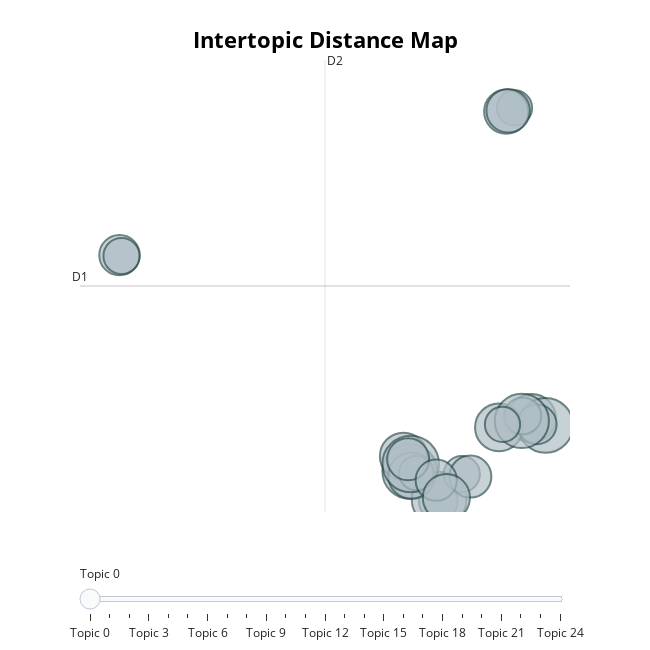

Notebook code for this chart:
### Code cell
model_drug.visualize_topics()

### Figure 1 — Plotly figure (JSON) as saved in the notebook; plotly's stock layout.template omitted (floating-point values rounded to 4 significant figures)
{"data": [{"customdata": [[0, "potential | good point | scene trailer | talk actually | theory actually", 23], [1, "drug dealer | tampa | list | pas | guy face", 19], [2, "jule | past tense | break heart | anoying | start rue", 14], [3, "recover addict | boze | urine | creator | socialy", 36], [4, "cal | sexuality | blackmail | tape | pic", 46], [5, "series finale | tenage | fine | se | drug sex", 25], [6, "zendaya | narator | voiceover | performance | actually happen", 34], [7, "jule | romantic relationship | quer | rue literally | doesn know", 46], [8, "sell drug | teen | love kind | reflect | medical bil", 30], [9, "xanax | mouse | wed | halucination | cost", 46], [10, "list | dres | colege | nate maddy | ethan", 35], [11, "bipolar | prescription | low | ilnes | function", 24], [12, "drug feel | people talk | atraction | selfish | open", 21], [13, "carnival | background | apatow | friend | lately", 33], [14, "scene | weird jule | hodie | tell | start watch", 18], [15, "kill nate | gt | disorder | betwen jule | ethan", 49], [16, "relationship | old | look forward | online | friend", 20], [17, "finale | spotify | clifhanger | sudenly | romanticize", 20], [18, "mouse | drug dealer | provide | believe rue | love fez", 29], [19, "painful | comunication | hapines | love addict | healthy", 27], [20, "addict drug | year | fun | ve | control", 45], [21, "vacation | smal | remember | sumer | speak", 19], [22, "romeo juliet | article | pilot | version | unreliable narator", 27], [23, "west | mcay | etc | monologue | sumer", 26], [24, "gt | rue relapse | screntime | mj | obviously", 34]], "hovertemplate": "<b>Topic %{customdata[0]}</b><br>Words: %{customdata[1]}<br>Size: %{customdata[2]}", "legendgroup": "", "marker": {"color": "#B0BEC5", "line": {"color": "DarkSlateGrey", "width": 2}, "size": [23, 19, 14, 36, 46, 25, 34, 46, 30, 46, 35, 24, 21, 33, 18, 49, 20, 20, 29, 27, 45, 19, 27, 26, 34], "sizemode": "area", "sizeref": 0.03062, "symbol": "circle"}, "mode": "markers", "name": "", "orientation": "v", "showlegend": false, "type": "scatter", "x": [2.316, 5.502, 1.605, 6.221, 1.128, -11.0, 0.8625, 2.353, 5.158, 6.802, 4.854, 6.436, 5.843, 1.195, 1.394, 1.164, 3.302, -10.92, 5.241, 3.658, 5.808, 5.002, 1.058, 2.232, 2.655], "xaxis": "x", "y": [-6.897, 29.86, -3.868, 0.8478, -4.137, 16.09, -2.717, -6.739, 29.52, 0.1701, -0.01776, 0.2639, 1.055, -4.533, -4.299, -3.446, -4.388, 16.01, 29.6, -4.622, 0.5866, 0.2567, -2.998, -4.956, -6.581], "yaxis": "y"}], "layout": {"annotations": [{"showarrow": false, "text": "D1", "x": -12.66, "y": 13.21, "yshift": 10}, {"showarrow": false, "text": "D2", "x": -2.416, "xshift": 10, "y": 34.34}], "height": 650, "hoverlabel": {"bgcolor": "white", "font": {"family": "Rockwell", "size": 16}}, "legend": {"itemsizing": "constant", "tracegroupgap": 0}, "margin": {"t": 60}, "shapes": [{"line": {"color": "#CFD8DC", "width": 2}, "type": "line", "x0": -2.416, "x1": -2.416, "y0": -7.932, "y1": 34.34}, {"line": {"color": "#9E9E9E", "width": 2}, "type": "line", "x0": -12.66, "x1": 7.823, "y0": 13.21, "y1": 13.21}], "sliders": [{"active": 0, "pad": {"t": 50}, "steps": [{"args": [{"marker.color": [["red", "#B0BEC5", "#B0BEC5", "#B0BEC5", "#B0BEC5", "#B0BEC5", "#B0BEC5", "#B0BEC5", "#B0BEC5", "#B0BEC5", "#B0BEC5", "#B0BEC5", "#B0BEC5", "#B0BEC5", "#B0BEC5", "#B0BEC5", "#B0BEC5", "#B0BEC5", "#B0BEC5", "#B0BEC5", "#B0BEC5", "#B0BEC5", "#B0BEC5", "#B0BEC5", "#B0BEC5"]]}], "label": "Topic 0", "method": "update"}, {"args": [{"marker.color": [["#B0BEC5", "red", "#B0BEC5", "#B0BEC5", "#B0BEC5", "#B0BEC5", "#B0BEC5", "#B0BEC5", "#B0BEC5", "#B0BEC5", "#B0BEC5", "#B0BEC5", "#B0BEC5", "#B0BEC5", "#B0BEC5", "#B0BEC5", "#B0BEC5", "#B0BEC5", "#B0BEC5", "#B0BEC5", "#B0BEC5", "#B0BEC5", "#B0BEC5", "#B0BEC5", "#B0BEC5"]]}], "label": "Topic 1", "method": "update"}, {"args": [{"marker.color": [["#B0BEC5", "#B0BEC5", "red", "#B0BEC5", "#B0BEC5", "#B0BEC5", "#B0BEC5", "#B0BEC5", "#B0BEC5", "#B0BEC5", "#B0BEC5", "#B0BEC5", "#B0BEC5", "#B0BEC5", "#B0BEC5", "#B0BEC5", "#B0BEC5", "#B0BEC5", "#B0BEC5", "#B0BEC5", "#B0BEC5", "#B0BEC5", "#B0BEC5", "#B0BEC5", "#B0BEC5"]]}], "label": "Topic 2", "method": "update"}, {"args": [{"marker.color": [["#B0BEC5", "#B0BEC5", "#B0BEC5", "red", "#B0BEC5", "#B0BEC5", "#B0BEC5", "#B0BEC5", "#B0BEC5", "#B0BEC5", "#B0BEC5", "#B0BEC5", "#B0BEC5", "#B0BEC5", "#B0BEC5", "#B0BEC5", "#B0BEC5", "#B0BEC5", "#B0BEC5", "#B0BEC5", "#B0BEC5", "#B0BEC5", "#B0BEC5", "#B0BEC5", "#B0BEC5"]]}], "label": "Topic 3", "method": "update"}, {"args": [{"marker.color": [["#B0BEC5", "#B0BEC5", "#B0BEC5", "#B0BEC5", "red", "#B0BEC5", "#B0BEC5", "#B0BEC5", "#B0BEC5", "#B0BEC5", "#B0BEC5", "#B0BEC5", "#B0BEC5", "#B0BEC5", "#B0BEC5", "#B0BEC5", "#B0BEC5", "#B0BEC5", "#B0BEC5", "#B0BEC5", "#B0BEC5", "#B0BEC5", "#B0BEC5", "#B0BEC5", "#B0BEC5"]]}], "label": "Topic 4", "method": "update"}, {"args": [{"marker.color": [["#B0BEC5", "#B0BEC5", "#B0BEC5", "#B0BEC5", "#B0BEC5", "red", "#B0BEC5", "#B0BEC5", "#B0BEC5", "#B0BEC5", "#B0BEC5", "#B0BEC5", "#B0BEC5", "#B0BEC5", "#B0BEC5", "#B0BEC5", "#B0BEC5", "#B0BEC5", "#B0BEC5", "#B0BEC5", "#B0BEC5", "#B0BEC5", "#B0BEC5", "#B0BEC5", "#B0BEC5"]]}], "label": "Topic 5", "method": "update"}, {"args": [{"marker.color": [["#B0BEC5", "#B0BEC5", "#B0BEC5", "#B0BEC5", "#B0BEC5", "#B0BEC5", "red", "#B0BEC5", "#B0BEC5", "#B0BEC5", "#B0BEC5", "#B0BEC5", "#B0BEC5", "#B0BEC5", "#B0BEC5", "#B0BEC5", "#B0BEC5", "#B0BEC5", "#B0BEC5", "#B0BEC5", "#B0BEC5", "#B0BEC5", "#B0BEC5", "#B0BEC5", "#B0BEC5"]]}], "label": "Topic 6", "method": "update"}, {"args": [{"marker.color": [["#B0BEC5", "#B0BEC5", "#B0BEC5", "#B0BEC5", "#B0BEC5", "#B0BEC5", "#B0BEC5", "red", "#B0BEC5", "#B0BEC5", "#B0BEC5", "#B0BEC5", "#B0BEC5", "#B0BEC5", "#B0BEC5", "#B0BEC5", "#B0BEC5", "#B0BEC5", "#B0BEC5", "#B0BEC5", "#B0BEC5", "#B0BEC5", "#B0BEC5", "#B0BEC5", "#B0BEC5"]]}], "label": "Topic 7", "method": "update"}, {"args": [{"marker.color": [["#B0BEC5", "#B0BEC5", "#B0BEC5", "#B0BEC5", "#B0BEC5", "#B0BEC5", "#B0BEC5", "#B0BEC5", "red", "#B0BEC5", "#B0BEC5", "#B0BEC5", "#B0BEC5", "#B0BEC5", "#B0BEC5", "#B0BEC5", "#B0BEC5", "#B0BEC5", "#B0BEC5", "#B0BEC5", "#B0BEC5", "#B0BEC5", "#B0BEC5", "#B0BEC5", "#B0BEC5"]]}], "label": "Topic 8", "method": "update"}, {"args": [{"marker.color": [["#B0BEC5", "#B0BEC5", "#B0BEC5", "#B0BEC5", "#B0BEC5", "#B0BEC5", "#B0BEC5", "#B0BEC5", "#B0BEC5", "red", "#B0BEC5", "#B0BEC5", "#B0BEC5", "#B0BEC5", "#B0BEC5", "#B0BEC5", "#B0BEC5", "#B0BEC5", "#B0BEC5", "#B0BEC5", "#B0BEC5", "#B0BEC5", "#B0BEC5", "#B0BEC5", "#B0BEC5"]]}], "label": "Topic 9", "method": "update"}, {"args": [{"marker.color": [["#B0BEC5", "#B0BEC5", "#B0BEC5", "#B0BEC5", "#B0BEC5", "#B0BEC5", "#B0BEC5", "#B0BEC5", "#B0BEC5", "#B0BEC5", "red", "#B0BEC5", "#B0BEC5", "#B0BEC5", "#B0BEC5", "#B0BEC5", "#B0BEC5", "#B0BEC5", "#B0BEC5", "#B0BEC5", "#B0BEC5", "#B0BEC5", "#B0BEC5", "#B0BEC5", "#B0BEC5"]]}], "label": "Topic 10", "method": "update"}, {"args": [{"marker.color": [["#B0BEC5", "#B0BEC5", "#B0BEC5", "#B0BEC5", "#B0BEC5", "#B0BEC5", "#B0BEC5", "#B0BEC5", "#B0BEC5", "#B0BEC5", "#B0BEC5", "red", "#B0BEC5", "#B0BEC5", "#B0BEC5", "#B0BEC5", "#B0BEC5", "#B0BEC5", "#B0BEC5", "#B0BEC5", "#B0BEC5", "#B0BEC5", "#B0BEC5", "#B0BEC5", "#B0BEC5"]]}], "label": "Topic 11", "method": "update"}, {"args": [{"marker.color": [["#B0BEC5", "#B0BEC5", "#B0BEC5", "#B0BEC5", "#B0BEC5", "#B0BEC5", "#B0BEC5", "#B0BEC5", "#B0BEC5", "#B0BEC5", "#B0BEC5", "#B0BEC5", "red", "#B0BEC5", "#B0BEC5", "#B0BEC5", "#B0BEC5", "#B0BEC5", "#B0BEC5", "#B0BEC5", "#B0BEC5", "#B0BEC5", "#B0BEC5", "#B0BEC5", "#B0BEC5"]]}], "label": "Topic 12", "method": "update"}, {"args": [{"marker.color": [["#B0BEC5", "#B0BEC5", "#B0BEC5", "#B0BEC5", "#B0BEC5", "#B0BEC5", "#B0BEC5", "#B0BEC5", "#B0BEC5", "#B0BEC5", "#B0BEC5", "#B0BEC5", "#B0BEC5", "red", "#B0BEC5", "#B0BEC5", "#B0BEC5", "#B0BEC5", "#B0BEC5", "#B0BEC5", "#B0BEC5", "#B0BEC5", "#B0BEC5", "#B0BEC5", "#B0BEC5"]]}], "label": "Topic 13", "method": "update"}, {"args": [{"marker.color": [["#B0BEC5", "#B0BEC5", "#B0BEC5", "#B0BEC5", "#B0BEC5", "#B0BEC5", "#B0BEC5", "#B0BEC5", "#B0BEC5", "#B0BEC5", "#B0BEC5", "#B0BEC5", "#B0BEC5", "#B0BEC5", "red", "#B0BEC5", "#B0BEC5", "#B0BEC5", "#B0BEC5", "#B0BEC5", "#B0BEC5", "#B0BEC5", "#B0BEC5", "#B0BEC5", "#B0BEC5"]]}], "label": "Topic 14", "method": "update"}, {"args": [{"marker.color": [["#B0BEC5", "#B0BEC5", "#B0BEC5", "#B0BEC5", "#B0BEC5", "#B0BEC5", "#B0BEC5", "#B0BEC5", "#B0BEC5", "#B0BEC5", "#B0BEC5", "#B0BEC5", "#B0BEC5", "#B0BEC5", "#B0BEC5", "red", "#B0BEC5", "#B0BEC5", "#B0BEC5", "#B0BEC5", "#B0BEC5", "#B0BEC5", "#B0BEC5", "#B0BEC5", "#B0BEC5"]]}], "label": "Topic 15", "method": "update"}, {"args": [{"marker.color": [["#B0BEC5", "#B0BEC5", "#B0BEC5", "#B0BEC5", "#B0BEC5", "#B0BEC5", "#B0BEC5", "#B0BEC5", "#B0BEC5", "#B0BEC5", "#B0BEC5", "#B0BEC5", "#B0BEC5", "#B0BEC5", "#B0BEC5", "#B0BEC5", "red", "#B0BEC5", "#B0BEC5", "#B0BEC5", "#B0BEC5", "#B0BEC5", "#B0BEC5", "#B0BEC5", "#B0BEC5"]]}], "label": "Topic 16", "method": "update"}, {"args": [{"marker.color": [["#B0BEC5", "#B0BEC5", "#B0BEC5", "#B0BEC5", "#B0BEC5", "#B0BEC5", "#B0BEC5", "#B0BEC5", "#B0BEC5", "#B0BEC5", "#B0BEC5", "#B0BEC5", "#B0BEC5", "#B0BEC5", "#B0BEC5", "#B0BEC5", "#B0BEC5", "red", "#B0BEC5", "#B0BEC5", "#B0BEC5", "#B0BEC5", "#B0BEC5", "#B0BEC5", "#B0BEC5"]]}], "label": "Topic 17", "method": "update"}, {"args": [{"marker.color": [["#B0BEC5", "#B0BEC5", "#B0BEC5", "#B0BEC5", "#B0BEC5", "#B0BEC5", "#B0BEC5", "#B0BEC5", "#B0BEC5", "#B0BEC5", "#B0BEC5", "#B0BEC5", "#B0BEC5", "#B0BEC5", "#B0BEC5", "#B0BEC5", "#B0BEC5", "#B0BEC5", "red", "#B0BEC5", "#B0BEC5", "#B0BEC5", "#B0BEC5", "#B0BEC5", "#B0BEC5"]]}], "label": "Topic 18", "method": "update"}, {"args": [{"marker.color": [["#B0BEC5", "#B0BEC5", "#B0BEC5", "#B0BEC5", "#B0BEC5", "#B0BEC5", "#B0BEC5", "#B0BEC5", "#B0BEC5", "#B0BEC5", "#B0BEC5", "#B0BEC5", "#B0BEC5", "#B0BEC5", "#B0BEC5", "#B0BEC5", "#B0BEC5", "#B0BEC5", "#B0BEC5", "red", "#B0BEC5", "#B0BEC5", "#B0BEC5", "#B0BEC5", "#B0BEC5"]]}], "label": "Topic 19", "method": "update"}, {"args": [{"marker.color": [["#B0BEC5", "#B0BEC5", "#B0BEC5", "#B0BEC5", "#B0BEC5", "#B0BEC5", "#B0BEC5", "#B0BEC5", "#B0BEC5", "#B0BEC5", "#B0BEC5", "#B0BEC5", "#B0BEC5", "#B0BEC5", "#B0BEC5", "#B0BEC5", "#B0BEC5", "#B0BEC5", "#B0BEC5", "#B0BEC5", "red", "#B0BEC5", "#B0BEC5", "#B0BEC5", "#B0BEC5"]]}], "label": "Topic 20", "method": "update"}, {"args": [{"marker.color": [["#B0BEC5", "#B0BEC5", "#B0BEC5", "#B0BEC5", "#B0BEC5", "#B0BEC5", "#B0BEC5", "#B0BEC5", "#B0BEC5", "#B0BEC5", "#B0BEC5", "#B0BEC5", "#B0BEC5", "#B0BEC5", "#B0BEC5", "#B0BEC5", "#B0BEC5", "#B0BEC5", "#B0BEC5", "#B0BEC5", "#B0BEC5", "red", "#B0BEC5", "#B0BEC5", "#B0BEC5"]]}], "label": "Topic 21", "method": "update"}, {"args": [{"marker.color": [["#B0BEC5", "#B0BEC5", "#B0BEC5", "#B0BEC5", "#B0BEC5", "#B0BEC5", "#B0BEC5", "#B0BEC5", "#B0BEC5", "#B0BEC5", "#B0BEC5", "#B0BEC5", "#B0BEC5", "#B0BEC5", "#B0BEC5", "#B0BEC5", "#B0BEC5", "#B0BEC5", "#B0BEC5", "#B0BEC5", "#B0BEC5", "#B0BEC5", "red", "#B0BEC5", "#B0BEC5"]]}], "label": "Topic 22", "method": "update"}, {"args": [{"marker.color": [["#B0BEC5", "#B0BEC5", "#B0BEC5", "#B0BEC5", "#B0BEC5", "#B0BEC5", "#B0BEC5", "#B0BEC5", "#B0BEC5", "#B0BEC5", "#B0BEC5", "#B0BEC5", "#B0BEC5", "#B0BEC5", "#B0BEC5", "#B0BEC5", "#B0BEC5", "#B0BEC5", "#B0BEC5", "#B0BEC5", "#B0BEC5", "#B0BEC5", "#B0BEC5", "red", "#B0BEC5"]]}], "label": "Topic 23", "method": "update"}, {"args": [{"marker.color": [["#B0BEC5", "#B0BEC5", "#B0BEC5", "#B0BEC5", "#B0BEC5", "#B0BEC5", "#B0BEC5", "#B0BEC5", "#B0BEC5", "#B0BEC5", "#B0BEC5", "#B0BEC5", "#B0BEC5", "#B0BEC5", "#B0BEC5", "#B0BEC5", "#B0BEC5", "#B0BEC5", "#B0BEC5", "#B0BEC5", "#B0BEC5", "#B0BEC5", "#B0BEC5", "#B0BEC5", "red"]]}], "label": "Topic 24", "method": "update"}]}], "title": {"font": {"color": "Black", "size": 22}, "text": "<b>Intertopic Distance Map", "x": 0.5, "xanchor": "center", "y": 0.95, "yanchor": "top"}, "width": 650, "xaxis": {"anchor": "y", "domain": [0, 1], "range": [-12.66, 7.823], "title": {"text": ""}, "visible": false}, "yaxis": {"anchor": "x", "domain": [0, 1], "range": [-7.932, 34.34], "title": {"text": ""}, "visible": false}}}
